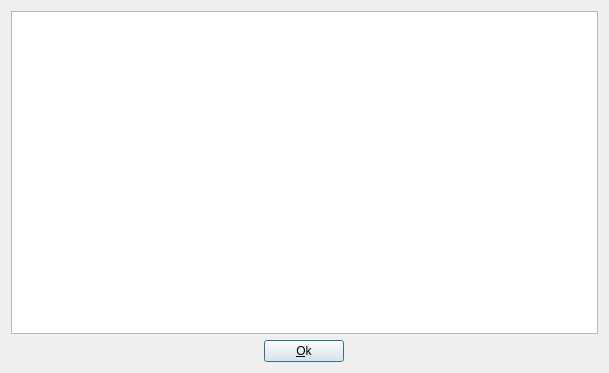
<?xml version="1.0" encoding="UTF-8"?>
<ui version="4.0">
 <class>Dialog</class>
 <widget class="QDialog" name="Dialog">
  <property name="geometry">
   <rect>
    <x>0</x>
    <y>0</y>
    <width>609</width>
    <height>373</height>
   </rect>
  </property>
  <property name="windowTitle">
   <string>Dialog</string>
  </property>
  <layout class="QVBoxLayout" name="verticalLayout">
   <item>
    <layout class="QHBoxLayout" name="HL1">
     <item>
      <widget class="QTableView" name="tableView1"/>
     </item>
    </layout>
   </item>
   <item alignment="Qt::AlignHCenter">
    <widget class="QPushButton" name="btnOk">
     <property name="sizePolicy">
      <sizepolicy hsizetype="Fixed" vsizetype="Fixed">
       <horstretch>0</horstretch>
       <verstretch>0</verstretch>
      </sizepolicy>
     </property>
     <property name="text">
      <string>&amp;Ok</string>
     </property>
    </widget>
   </item>
  </layout>
 </widget>
 <resources/>
 <connections/>
</ui>
